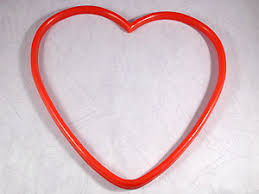
#> input picture week-06-code/cv/red.jpg, 259 x 194 px
$ python example.py   (older library calls are emulated)
#> lines starting #> are read from the running program, lines starting #| are printed output that depends on the picture; after the words box and inside, x2 and y2 are one past the last pixel; in counts of white or black regions, pixels touching at a corner belong together; long printed decimals are rounded
#> further down, img is the input picture: shape (194, 259, 3); mean B, G, R 195, 190.3, 215.3
#| (259, 194)
#| (194, 259, 3)
#> `hsv_img = cv2.cvtColor(img, cv2.COLOR_BGR2HSV)`: hsv_img: shape (194, 259, 3); mean H, S, V 135.6, 32, 216
#!/usr/bin/env python
# -*- coding: utf-8 -*-

import cv2         # 導入套件: cv2
import numpy as np # 導入套件: numpy, 並命名成 np

# 定義function: findMask, 輸入為cv hsv_img(HSV格式), 用途為根據給定的HSV 上下界值域進行過濾 從影像中找出特定顏色的mask
def findMask(img):

  # 定義 HSV 值域的下界, 詳見投影片中 HSV 範圍圖中的左紅框
  lower_red_0 = np.array([0, 70, 0])
  # 定義 HSV 值域的上界, 詳見投影片中 HSV 範圍圖中的左紅框
  upper_red_0 = np.array([5, 255, 255])

  # 定義 HSV 值域的下界, 詳見投影片中 HSV 範圍圖中的右紅框
  lower_red_1 = np.array([175, 70, 0])
  # 定義 HSV 值域的上界, 詳見投影片中 HSV 範圍圖中的右紅框
  upper_red_1 = np.array([180, 255, 255])

  # 透過第一組左紅框的HSV值域進行影像過濾
  red_mask0 = cv2.inRange(img, lower_red_0, upper_red_0)
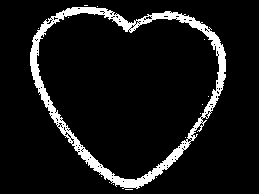
#> red_mask0: shape (194, 259); 8.3% white; 15 white regions (14 under 20 px), largest, box (x1, y1, x2, y2) and area: (30, 7, 226, 189) 4148

  # 透過第二組右紅框的HSV值域進行影像過濾
  red_mask1 = cv2.inRange(img, lower_red_1, upper_red_1)
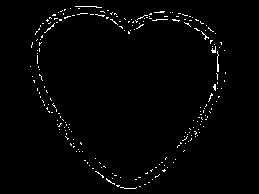
#> red_mask1: shape (194, 259); 1.6% white in thin lines or dots, all inside (x1, y1, x2, y2) = (30, 6, 226, 189)

  # 將第一組, 第二組紅框值域進行or運算, 將兩者結果合併
  red_mask = cv2.bitwise_or(red_mask0, red_mask1)
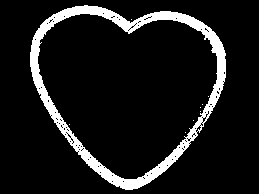
#> red_mask: shape (194, 259); 9.9% white; 9 white regions (8 under 20 px)
  return red_mask # 回傳結果

### 因沒有main, 程式執行起點為此 ###

# 讀取影像檔案 'red.jpg', 會以cv img格式進行讀取, 預設為 BGR 影像, 檔名 'red.jpg' 表示此程式與red.jpg放在同一路徑下, 如 red.jpg 放在其他地方, 也可以透過絕對路徑來開啟
img = cv2.imread('red.jpg')

# 建立 VideoWriter, 負責執行video的寫入
# fourcc: video的編碼格式, 如 XVID, MP4V 等等...
fourcc = cv2.VideoWriter_fourcc('X',"V",'I','D')
print((img.shape[1], img.shape[0])) # 顯示讀取影像的shape, shape[1] 為影像寬, shape[0] 為影像高
# out: 建立 VideoWriter, video名稱為 test.avi, 寫入格式為 'X',"V",'I','D', FPS 為 20.0, video解析度為 (影像寬, 影像高)
out = cv2.VideoWriter('test.avi', fourcc, 20.0,(img.shape[1], img.shape[0]))

print(img.shape) # 顯示讀取影像的shape, 有些為 (寬, 高), 有些為 (寬, 高, 通道), 單通道為gray_scale影像, 3為BGR影像, 4為 BGRD 影像

# 為了執行HSV過濾, 需先將imread讀取的BGR影像轉換成HSV格式, 使用cvtColor進行轉換, 透過Flag cv2.COLOR_BGR2HSV, 告訴轉換function此圖像為BGR格式, 想要轉換成HSV格式
hsv_img = cv2.cvtColor(img, cv2.COLOR_BGR2HSV)

# 執行 function: findMask, 將 hsv_img 作為 參數輸入, red_mask為 HSV 過濾後的結果
red_mask = findMask(hsv_img)

print(red_mask.shape) #顯示讀取影像的shape
#| (194, 259)

# 對找出的HSV mask 進行輪廓搜尋: findContours
# findContours 第一個輸入參數為 二值化的mask, 此處可以直接使用我們先前進行HSV過濾的結果
# findContours 第二個輸入參數為 Flag, 可以設定要找最外圍的輪廓 或是連內部輪廓也一起尋找, 此處使用 RETR_EXTERNAL: 找最外圍的輪廓
# findContours 第三個輸入參數為 亦為Flag, 可以設定要找全部的點或是僅找角點, 此處使用 CHAIN_APPROX_NONE: 尋找全部的點
# findContours 會因為cv的版本而有不同的回傳, 如此處有發生問題,　請改成　　_, contour_contours, contour_h = cv2.findContours(red_mask, cv2.RETR_EXTERNAL, cv2.CHAIN_APPROX_NONE)
contour_contours, contour_h = cv2.findContours(red_mask, cv2.RETR_EXTERNAL, cv2.CHAIN_APPROX_NONE)
#> contour_contours = 2 contours, 1 with area under 20; largest, box (x1, y1, x2, y2) and area: (30, 5, 226, 190) 25858; contour_h = [[1, -1, -1, -1], [-1, 0, -1, -1]]

# 建立變數 show_image, 用於顯示找到的輪廓與其中心點
# 首先透過 np.zeros建立空的array, shape為讀取影像的大小, 種類為np.uint8
# 再來透過 cv2.cvtColor, 將空array 從 gray_scale 格式轉換成 BGR 格式
show_image = cv2.cvtColor(np.zeros(img.shape[:2], dtype=np.uint8), cv2.COLOR_GRAY2BGR)
#> show_image: shape (194, 259, 3); every value is 0

# 透過 drawContours, 將 找到的 contour_contours 畫在 show_image上
# -1: 表示目標為 contour_contours 裡面所有的 contour, 如給 0 表示只畫 第一個
# (0, 0, 255): contour的顏色, 此處為 BGR 格式, 每一個值的範圍從0 ~ 255, 0最低, 255最大
# 2: 2表示畫輪廓線大小, -1 表示 塗滿
cv2.drawContours(show_image, contour_contours, -1, (0, 0, 255), 2)
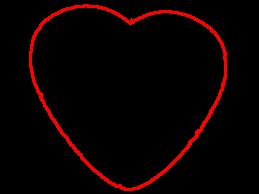
#> show_image: shape (194, 259, 3); mean B, G, R 0, 0, 10.8

# 計算輪廓中心點, 設計兩個list, 用來儲存 每個輪廓的點 x, y 值
avg_x = []
avg_y = []

# 遍歷每個輪廓, 將x, y 加入到 list 最後面
for cnt in contour_contours:
  for c in cnt:
    avg_x.append(c[0][0])
    avg_y.append(c[0][1])
#> this loop made 2 passes
#> cnt on pass 1: [[131, 19]]
#> after the loop, avg_x = 555 values, max 225 at index 378, min 30 at index 73, mean 127.1; avg_y = 555 values, max 189 at index 235, min 5 at index 1, mean 84.26

# 透過np.mean 計算平均值
print(np.mean(avg_x))
#| 127.079
print(np.mean(avg_y))
#| 84.259

# 透過 circle 畫一個圓在show_image
# 圓心為 (int(np.mean(avg_x)), int(np.mean(avg_y))), 亦即所有 x, y的平均, 圓心僅接受int數值
# 1: 1表示圓的半徑
# (175,175,175): 畫圓顏色
# -1: 表示畫圓的外圍大小, -1表示 塗滿
cv2.circle(show_image, (int(np.mean(avg_x)), int(np.mean(avg_y))), 1, (175,175,175), -1)
#> show_image: shape (194, 259, 3); 0.01% of pixels changed, all inside (x1, y1, x2, y2) = (126, 83, 129, 86)

# 透過 imshow function 進行 圖像顯示, 第一個參數為視窗的名字, 第二個參數為欲顯示的cv img
cv2.imshow("test_center", show_image)

# 透過 imwrite function 進行 影像寫檔, 第一個參數為寫檔名稱, 第二個參數為欲寫入的cv img
cv2.imwrite("test_center.jpg", show_image)
#cv2.waitKey(0) # 如有進行 imshow, 還需要搭配此 function進行視窗刷新才會正常顯示 後面的數字表示刷新頻率, 如0表示顯示後即停止在這, 等到使用者按下 enter或是q 才會再刷新

# 設定 video 影像寫入數量
frame = 600

# 執行 while 迴圈 進行寫檔, 當frame <= 0 就不再寫入
while frame > 0:
  print(frame) #顯示剩餘寫入數量
  show_image = cv2.flip(show_image,0) # 影像翻轉, 僅為讓影像看起來有在動
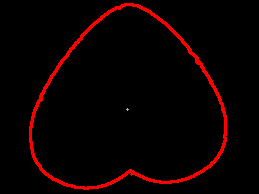
#> show_image: shape (194, 259, 3); mean B, G, R 0, 0, 10.8
  out.write(show_image)               # 將cv img 寫入到video中
  cv2.imshow("red_mask", red_mask)    # 顯示 影像, 視窗名稱為red_mask, 欲顯示的cv_img為 red_mask
  cv2.imshow("test", show_image)      # 顯示 影像, 視窗名稱為test, 欲顯示的cv_img為 show_image
  cv2.waitKey(1)                      # 設定視窗刷新頻率
  frame -= 1                          # 每寫入一次影像就將frame - 1

# 不再寫入video, 透過 release 釋放相關video資源, 結束程式
out.release()
